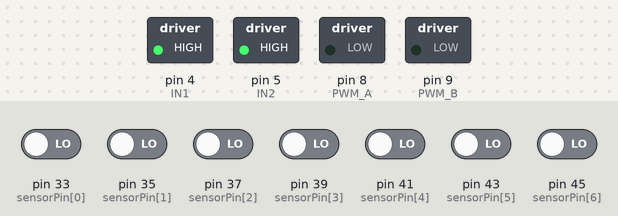
The program below on a simulated Arduino Mega 2560, built with avr-gcc and run on an emulated ATmega2560. On the bench: switched loads named in the program (green lamp = pin HIGH). The inputs (shaded band) are chosen by the test bench; at power-on: pin 33 (sensorPin[0]), pin 35 (sensorPin[1]), pin 37 (sensorPin[2]), pin 39 (sensorPin[3]), pin 41 (sensorPin[4]), pin 43 (sensorPin[5]), pin 45 (sensorPin[6]) LOW. What the program prints to the serial monitor is not drawn.

Above: at 0.3 s.
Timing chart, 0 to 1.8 s (numbered marks = the images above):
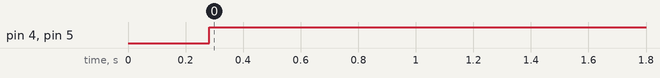

Measured:
- by itself, pin 4 (IN1), pin 5 (IN2): LOW → HIGH at 0.28 s

The program:

main.cpp
```cpp
#include <Arduino.h>

//Variaveis da logica PID
float Kp = 0;
float Ki = 0;
float Kd = 0;
float erro = 0;

float integral = 0;
float prop = 0;
float derivativo = 0;
float U_erro = 0;
float PID = 0;

float velesq = 0;
float veldir = 0;

float avgSpeedESQ = 0;
float avgSpeedDIR = 0;
//-----------------------

//Variavel entrada para os motores------
int IN1 = 4;
int IN2 = 5;

int PWM_A = 8; //controle velocidade PWM
int PWM_B = 9; //controle velocidade PWM
//--------------------------------------

//Array para os sensores-------------------
int sensorPin [7] = {33,35,37,39,41,43,45};
int sensor [7];
//-----------------------------------------

//Declaracao de funcoes
void calcErro();
void calcPID();
//---------------------

void setup(){
  Serial.begin(9600);
  for(int i=0; i <= 6; i++){ //configuracao dos sensores como INPUT
    pinMode(sensorPin[i], INPUT);
    Serial.println("Sensor definido na porta:" + String(sensorPin[i])); //printa no serial o pino correspondente do sensor
  }
  pinMode (IN1, OUTPUT); //config. do pino do motor como OUTPUT
  pinMode (IN2, OUTPUT); //config. do pino do motor como OUTPUT
  pinMode (PWM_A, OUTPUT); //config. do pino pwm do motor como OUTPUT
  pinMode (PWM_B, OUTPUT); //config. do pino pwm do motor como OUTPUT
}

void loop(){
  contProc(); //declaracao da funcao main do codigo
  delay(200);
}

void calcErro(){ //Funcao que calcula o erro da relacao de quais sensores estao ativos
  for(int i = 0; i <= 6; i++){ //estrutura para ler os valores de cada sensor
    sensor[i] = digitalRead(sensorPin[i]);
    Serial.println("Sensor " + String(i) + " valor: " + String(sensor[i]));
  }

  if(sensor[0]==LOW && sensor[1]==LOW && sensor[2]==LOW && sensor[3]==HIGH && sensor[4]==LOW && sensor[5]==LOW && sensor[6]==LOW){
    erro = 0;
  }
  if(sensor[0]==LOW && sensor[1]==LOW && sensor[2]==LOW && sensor[3]==HIGH && sensor[4]==HIGH && sensor[5]==LOW && sensor[6]==LOW){
    erro = 1;
  }
  if(sensor[0]==LOW && sensor[1]==LOW && sensor[2]==HIGH && sensor[3]==HIGH && sensor[4]==LOW && sensor[5]==LOW && sensor[6]==LOW){
    erro = -1;
  }
  if(sensor[0]==LOW && sensor[1]==LOW && sensor[2]==LOW && sensor[3]==LOW && sensor[4]==HIGH && sensor[5]==LOW && sensor[6]==LOW){
    erro = 2;
  }
  if(sensor[0]==LOW && sensor[1]==LOW && sensor[2]==HIGH && sensor[3]==LOW && sensor[4]==LOW && sensor[5]==LOW && sensor[6]==LOW){
    erro = -2;
  }
  if(sensor[0]==LOW && sensor[1]==LOW && sensor[2]==LOW && sensor[3]==LOW && sensor[4]==HIGH && sensor[5]==HIGH && sensor[6]==LOW){
    erro = 3;
  }
  if(sensor[0]==LOW && sensor[1]==HIGH && sensor[2]==HIGH && sensor[3]==LOW && sensor[4]==LOW && sensor[5]==LOW && sensor[6]==LOW){
    erro = -3;
  }
  if(sensor[0]==LOW && sensor[1]==LOW && sensor[2]==LOW && sensor[3]==LOW && sensor[4]==LOW && sensor[5]==HIGH && sensor[6]==LOW){
    erro = 4;
  }
  if(sensor[0]==LOW && sensor[1]==HIGH && sensor[2]==LOW && sensor[3]==LOW && sensor[4]==LOW && sensor[5]==LOW && sensor[6]==LOW){
    erro = -4;
  }
  if(sensor[0]==LOW && sensor[1]==LOW && sensor[2]==LOW && sensor[3]==LOW && sensor[4]==LOW && sensor[5]==HIGH && sensor[6]==HIGH){
    erro = 5;
  }
  if(sensor[0]==HIGH && sensor[1]==HIGH && sensor[2]==LOW && sensor[3]==LOW && sensor[4]==LOW && sensor[5]==LOW && sensor[6]==LOW){
    erro = -5;
  }
  if(sensor[0]==LOW && sensor[1]==LOW && sensor[2]==LOW && sensor[3]==LOW && sensor[4]==LOW && sensor[5]==LOW && sensor[6]==HIGH){
    erro = 6;
  }
  if(sensor[0]==HIGH && sensor[1]==LOW && sensor[2]==LOW && sensor[3]==LOW && sensor[4]==LOW && sensor[5]==LOW && sensor[6]==LOW){
    erro = -6;
  }
}

void calculaPID(){ //funcao que calcula o PID para controlar a velocidade do motor
  if(erro==0){ // se o erro for igual a zero
    integral = 0;
    prop = erro;
    integral = integral + erro;
  }
  if(integral > 255){ // se o valor da variavel integral for maior que 255
    integral = 255;
  }else if(integral < -255){ // se o valor da variavel integral for menor que -255
    integral = -255;
    derivativo = erro - U_erro;
    PID = ((Kp * prop) + (Ki * integral) + (Kd * derivativo));
    U_erro = erro;
  }
}

void contProc(){ //funcao princiapal que faz a logica de acionamento de cada motor
  calcErro();
  calcPID();

  if(PID>=0){ // se o PID for maior ou igual a zero
    velesq = avgSpeedESQ;
    veldir = avgSpeedDIR - PID;
  }else{
    velesq = avgSpeedESQ + PID;
    veldir = avgSpeedDIR;
  }
  digitalWrite(IN1, HIGH);
  digitalWrite(IN2, HIGH);
  analogWrite(PWM_A, velesq);
  analogWrite(PWM_B, veldir);
}
```
